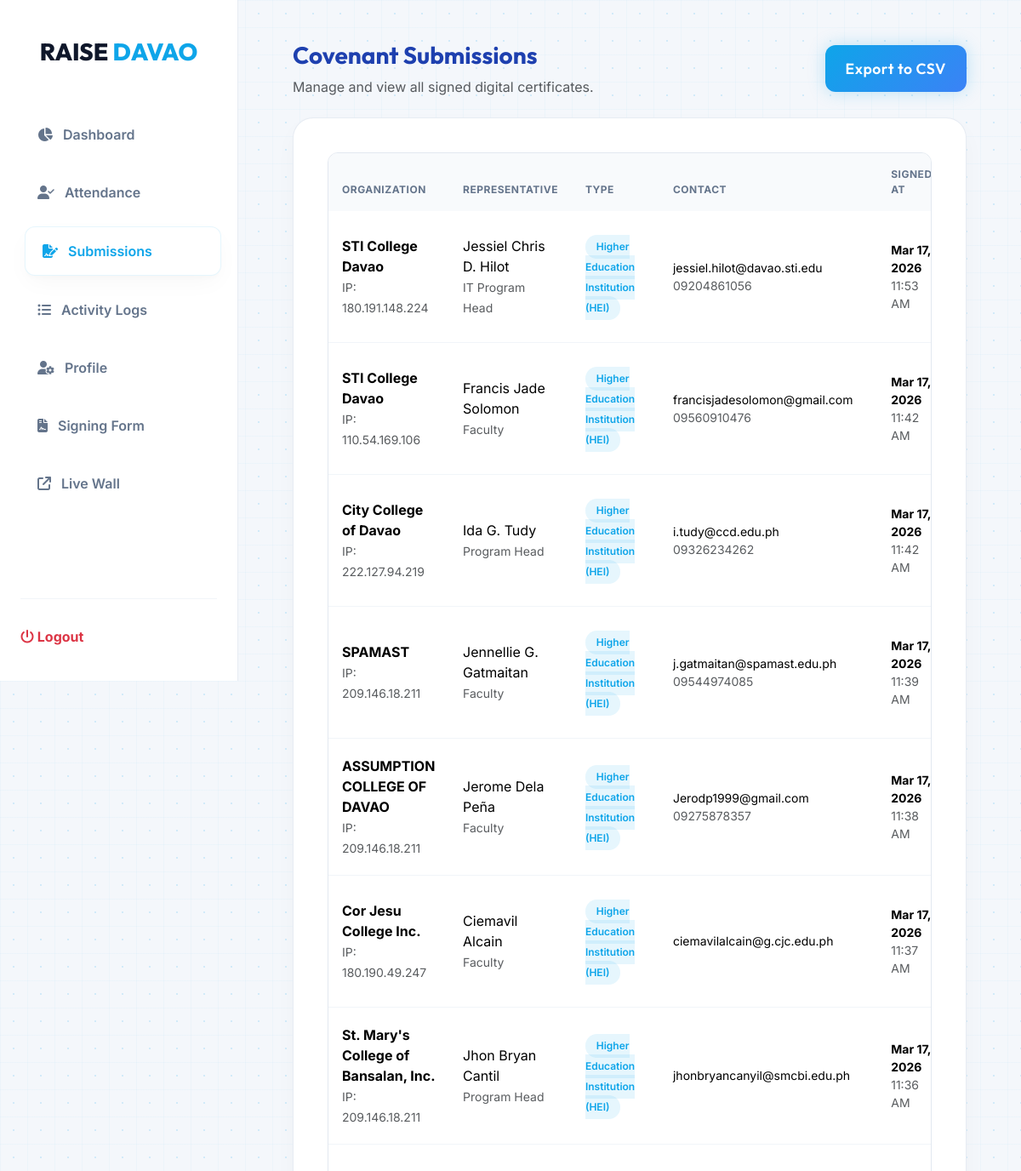
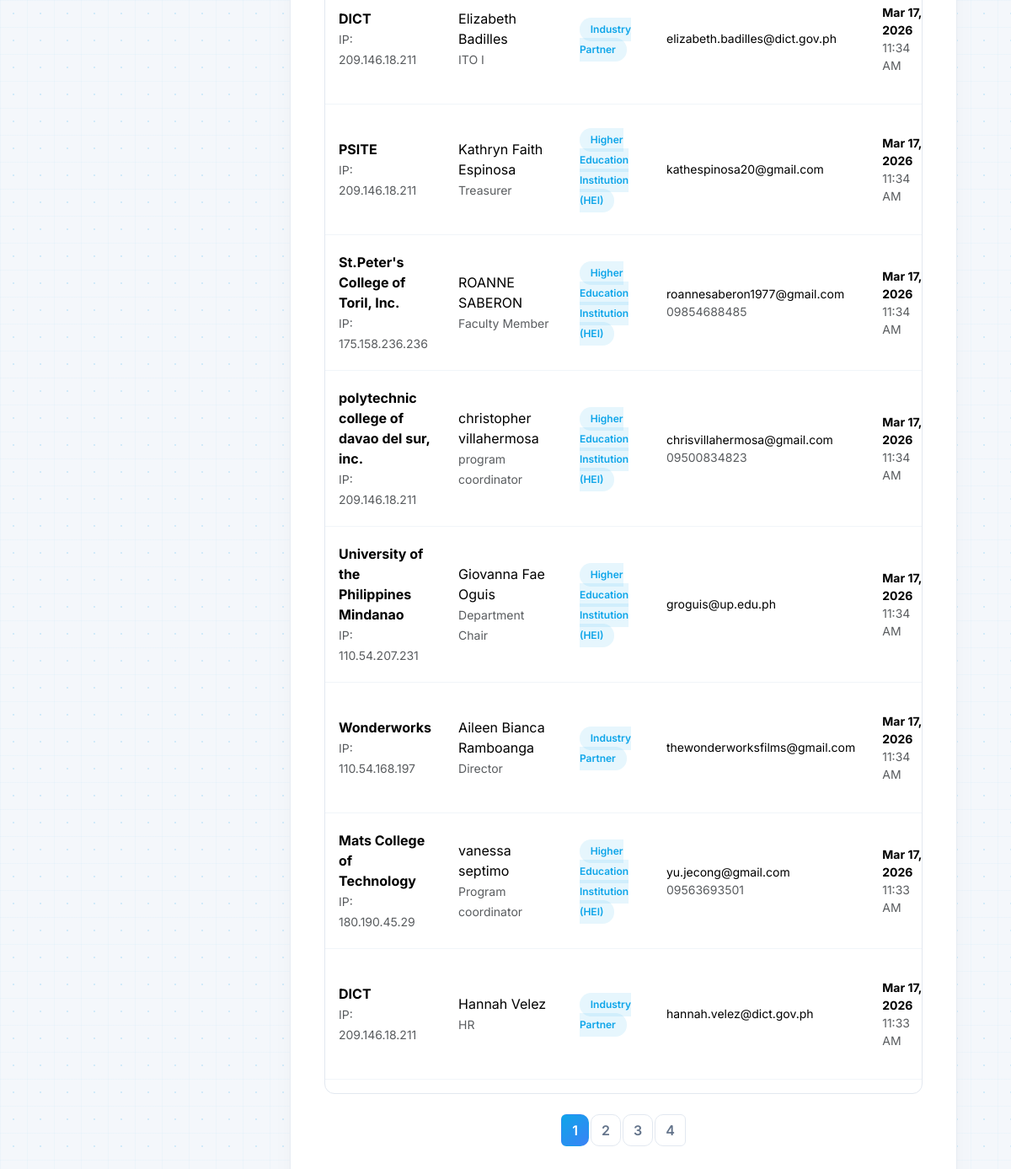
/admin/submissions.php (signed in), run on the app's committed database (2 pictures, top to bottom).
### tables this page shows
CREATE TABLE `covenant_submissions` (
  `id` int(11) NOT NULL,
  `user_id` int(11) DEFAULT NULL,
  `organization_name` varchar(255) NOT NULL,
  `institution_type` varchar(100) NOT NULL,
  `represented_by` varchar(255) NOT NULL,
  `position_title` varchar(255) NOT NULL,
  `email_address` varchar(150) NOT NULL,
  `contact_number` varchar(50) DEFAULT NULL,
  `signature_file` varchar(255) NOT NULL,
  `pdf_file` varchar(255) DEFAULT NULL,
  `ip_address` varchar(45) DEFAULT NULL,
  `signed_at` datetime DEFAULT current_timestamp(),
  `pos_top` float DEFAULT 0,
  `pos_left` float DEFAULT 0,
  `pos_rotation` float DEFAULT 0,
  `pos_scale` float DEFAULT 1
);

### admin/submissions.php (the view, shortened to what this page needs)
<?php
require_once '../includes/auth.php';
$page = isset($_GET['page']) ? (int) $_GET['page'] : 1;
$limit = 15;
$offset = ($page - 1) * $limit;
$totalStmt = $pdo->query("SELECT COUNT(*) FROM covenant_submissions");
$totalSubmissions = $totalStmt->fetchColumn();
$totalPages = ceil($totalSubmissions / $limit);
$stmt = $pdo->prepare("SELECT c.*, u.full_name, u.email
                       FROM covenant_submissions c
                       LEFT JOIN users u ON c.user_id = u.id
                       ORDER BY c.signed_at DESC
                       LIMIT :limit OFFSET :offset");
$stmt->bindValue(':limit', $limit, PDO::PARAM_INT);
$stmt->bindValue(':offset', $offset, PDO::PARAM_INT);
$stmt->execute();
$submissions = $stmt->fetchAll();
?>
<!DOCTYPE html>
<html lang="en">
<head>
    <link href="https://cdn.jsdelivr.net/npm/bootstrap@5.3.2/dist/css/bootstrap.min.css" rel="stylesheet">
    <link rel="stylesheet" href="../assets/css/style.css?v=<?php echo filemtime('../assets/css/style.css'); ?>">
    <link rel="stylesheet" href="https://cdnjs.cloudflare.com/ajax/libs/font-awesome/6.4.0/css/all.min.css">
</head>
<body>
    <div class="admin-sidebar" id="adminSidebar">
        <div class="admin-sidebar-logo">
            <span style="color: #0f172a;">RAISE</span> <span style="color: var(--accent-core);">DAVAO</span>
        </div>
        <ul class="nav nav-admin flex-column">
            <li class="nav-item">
                <a href="dashboard" class="nav-link"><i class="fa-solid fa-chart-pie"></i> Dashboard</a>
            </li>
            <li class="nav-item">
                <a href="attendance" class="nav-link"><i class="fa-solid fa-user-check"></i> Attendance</a>
            </li>
            <li class="nav-item">
                <a href="submissions" class="nav-link active"><i class="fa-solid fa-file-signature"></i>
                    Submissions</a>
            </li>
            <li class="nav-item">
                <a href="activity_logs" class="nav-link"><i class="fa-solid fa-list-ul"></i> Activity Logs</a>
            </li>
            <li class="nav-item">
                <a href="edit_profile" class="nav-link"><i class="fa-solid fa-user-cog"></i> Profile</a>
            </li>
            <li class="nav-item">
                <a href="../covenant" class="nav-link" target="_blank"><i class="fa-solid fa-file-contract"></i>
                    Signing Form</a>
            </li>
            <li class="nav-item">
                <a href="../signature-wall" class="nav-link" target="_blank"><i class="fa-solid fa-external-link"></i>
                    Live Wall</a>
            </li>
        </ul>
        <div style="margin-top: auto; padding-top: 2rem; border-top: 1px solid #f1f5f9;">
            <a href="#" onclick="confirmLogout(event)" class="nav-link text-danger fw-bold">
                <i class="fa-solid fa-power-off"></i> Logout
            </a>
        </div>
    </div>
    <div class="admin-content">
        <div class="d-flex justify-content-between align-items-center mb-4">
            <div>
                <h3 style="font-family: 'Outfit'; font-weight: 700; color: var(--accent-deep);">Covenant Submissions
                </h3>
                <p class="text-muted mb-0">Manage and view all signed digital certificates.</p>
            </div>
            <div>
                <a href="export_csv" class="btn btn-tech btn-sm px-4">Export to CSV</a>
            </div>
        </div>
        <div class="table-container">
            <div class="table-responsive">
                <table class="table table-hover align-middle">
                    <thead>
                        <tr>
                            <th>Organization</th>
                            <th>Representative</th>
                            <th>Type</th>
                            <th>Contact</th>
                            <th>Signed At</th>
                        </tr>
                    </thead>
                    <tbody>
                        <?php if (count($submissions) > 0): ?>
                            <?php foreach ($submissions as $sub): ?>
                                <tr>
                                    <td>
                                        <div class="fw-bold"><?php echo htmlspecialchars($sub['organization_name']); ?></div>
                                        <small class="text-muted">IP: <?php echo $sub['ip_address']; ?></small>
                                    </td>
                                    <td>
                                        <div><?php echo htmlspecialchars($sub['represented_by']); ?></div>
                                        <small
                                            class="text-muted"><?php echo htmlspecialchars($sub['position_title']); ?></small>
                                    </td>
                                    <td><span
                                            class="badge-type"><?php echo htmlspecialchars($sub['institution_type']); ?></span>
                                    </td>
                                    <td>
                                        <div class="small"><?php echo htmlspecialchars($sub['email_address']); ?></div>
                                        <div class="small text-muted"><?php echo htmlspecialchars($sub['contact_number']); ?>
                                        </div>
                                    </td>
                                    <td>
                                        <div class="small fw-bold"><?php echo date('M d, Y', strtotime($sub['signed_at'])); ?>
                                        </div>
                                        <div class="small text-muted"><?php echo date('h:i A', strtotime($sub['signed_at'])); ?>
                                        </div>
                                    </td>
                                </tr>
                            <?php endforeach; ?>
                        <?php else: ?>
                            <tr>
                                <td colspan="6" class="text-center py-5 text-muted">No submissions found.</td>
                            </tr>
                        <?php endif; ?>
                    </tbody>
                </table>
            </div>
            <?php if ($totalPages > 1): ?>
                <nav aria-label="Page navigation" class="mt-4">
                    <ul class="pagination justify-content-center">
                        <?php for ($i = 1; $i <= $totalPages; $i++): ?>
                            <li class="page-item <?php echo ($page == $i) ? 'active' : ''; ?>">
                                <a class="page-link" href="?page=<?php echo $i; ?>"><?php echo $i; ?></a>
                            </li>
                        <?php endfor; ?>
                    </ul>
                </nav>
            <?php endif; ?>
        </div>
    </div>
</body>
</html>

### assets/css/style.css (style rules this page uses)
:root { --bg-page: #f4f7fb; --bg-doc: #ffffff; --accent-core: #0ea5e9; --accent-deep: #1e40af; --accent-gradient: linear-gradient(135deg, #0ea5e9 0%, #3b82f6 100%); --text-dark: #0f172a; --text-muted: #64748b; --shadow-float: 0 25px 50px -12px rgba(15, 23, 42, 0.1); --shadow-glow: 0 0 20px rgba(14, 165, 233, 0.25); --border-subtle: #e2e8f0; --nav-height: 80px; }
body { background-color: var(--bg-page); background-image: radial-gradient(rgba(14, 165, 233, 0.15) 1.5px, transparent 1.5px), linear-gradient(to right, rgba(14, 165, 233, 0.03) 1px, transparent 1px), linear-gradient(to bottom, rgba(14, 165, 233, 0.03) 1px, transparent 1px); background-size: 32px 32px, 32px 32px, 32px 32px; font-family: 'Inter', sans-serif; color: var(--text-dark); -webkit-font-smoothing: antialiased; min-height: 100vh; }
h1, h2, h3, h4, h5, h6 { font-family: 'Outfit', sans-serif; }
.btn-tech { background: var(--accent-gradient); color: white; border: none; border-radius: 12px; padding: 0.9rem 2.5rem; font-family: 'Outfit', sans-serif; font-weight: 600; font-size: 1.1rem; letter-spacing: 0.5px; transition: all 0.3s ease; box-shadow: var(--shadow-glow); position: relative; overflow: hidden; }
.btn-tech::after { content: ''; position: absolute; top: 0; left: -100%; width: 100%; height: 100%; background: linear-gradient(90deg, transparent, rgba(255, 255, 255, 0.2), transparent); transition: 0.5s; }
.table-responsive { border-radius: 12px; border: 1px solid var(--border-subtle); }
:root { --admin-bg: #f8fafc; --sidebar-width: 280px; --card-shadow: 0 10px 30px -5px rgba(0, 0, 0, 0.04), 0 4px 6px -2px rgba(0, 0, 0, 0.02); }
.admin-sidebar { width: var(--sidebar-width); background: #ffffff; border-right: 1px solid rgba(226, 232, 240, 0.8); height: 100vh; position: fixed; top: 0; left: 0; padding: 2.5rem 1.5rem; z-index: 1000; display: flex; flex-direction: column; }
.admin-sidebar-logo { font-family: 'Outfit'; font-weight: 800; font-size: 1.75rem; margin-bottom: 3rem; text-align: center; }
.nav-admin .nav-link { color: #64748b; font-weight: 600; border-radius: 12px; padding: 1rem 1.25rem; margin-bottom: 0.75rem; display: flex; align-items: center; gap: 12px; transition: all 0.3s ease; border: none; background: transparent; }
.nav-admin .nav-link:hover, .nav-admin .nav-link.active { background: #f1f5f9 !important; color: var(--accent-core) !important; transform: translateX(5px); }
.nav-admin .nav-link.active { background: white !important; box-shadow: var(--card-shadow); border: 1px solid rgba(14, 165, 233, 0.1) !important; }
.admin-content { margin-left: var(--sidebar-width); padding: 3rem 4rem; min-height: 100vh; }
.table-container { background: white; border-radius: 24px; padding: 2.5rem; border: 1px solid rgba(226, 232, 240, 0.8); box-shadow: var(--card-shadow); }
.table thead th { background: #f8fafc; padding: 1rem; font-size: 0.75rem; font-weight: 700; text-transform: uppercase; letter-spacing: 0.5px; color: #64748b; border: none; }
.table tbody td { padding: 1.25rem 1rem; vertical-align: middle; border-bottom: 1px solid #f1f5f9; }
.badge-type, .badge-log { background: rgba(14, 165, 233, 0.1); color: var(--accent-core); padding: 0.4rem 0.8rem; border-radius: 20px; font-size: 0.75rem; font-weight: 600; }
.pagination .page-link { border-radius: 10px; margin: 0 3px; border: 1px solid #e2e8f0; color: #64748b; font-weight: 600; }
.pagination .page-item.active .page-link { background: var(--accent-gradient); border-color: transparent; color: white; }

### data on the page
covenant_submissions: organization_name "STI College Davao", ip_address "180.191.148.224", represented_by "Jessiel Chris D. Hilot", position_title "IT Program Head", institution_type "Higher Education Institution (HEI)", email_address "jessiel.hilot@davao.sti.edu", contact_number "09204861056", signed_at "Mar 17, 2026", signed_at "11:53 AM"
covenant_submissions: organization_name "STI College Davao", ip_address "110.54.169.106", represented_by "Francis Jade Solomon", position_title "Faculty", institution_type "Higher Education Institution (HEI)", email_address "francisjadesolomon@gmail.com", contact_number "09560910476", signed_at "Mar 17, 2026", signed_at "11:42 AM"
covenant_submissions: organization_name "City College of Davao", ip_address "222.127.94.219", represented_by "Ida G. Tudy", position_title "Program Head", institution_type "Higher Education Institution (HEI)", email_address "i.tudy@ccd.edu.ph", contact_number "09326234262", signed_at "Mar 17, 2026", signed_at "11:42 AM"
covenant_submissions: organization_name "SPAMAST", ip_address "209.146.18.211", represented_by "Jennellie G. Gatmaitan", position_title "Faculty", institution_type "Higher Education Institution (HEI)", email_address "j.gatmaitan@spamast.edu.ph", contact_number "09544974085", signed_at "Mar 17, 2026", signed_at "11:39 AM"
covenant_submissions: organization_name "ASSUMPTION COLLEGE OF DAVAO", ip_address "209.146.18.211", represented_by "Jerome Dela Peña", position_title "Faculty", institution_type "Higher Education Institution (HEI)", email_address "Jerodp1999@gmail.com", contact_number "09275878357", signed_at "Mar 17, 2026", signed_at "11:38 AM"
covenant_submissions: organization_name "Cor Jesu College Inc.", ip_address "180.190.49.247", represented_by "Ciemavil Alcain", position_title "Faculty", institution_type "Higher Education Institution (HEI)", email_address "ciemavilalcain@g.cjc.edu.ph", signed_at "Mar 17, 2026", signed_at "11:37 AM"
covenant_submissions: organization_name "St. Mary's College of Bansalan, Inc.", ip_address "209.146.18.211", represented_by "Jhon Bryan Cantil", position_title "Program Head", institution_type "Higher Education Institution (HEI)", email_address "jhonbryancanyil@smcbi.edu.ph", signed_at "Mar 17, 2026", signed_at "11:36 AM"
covenant_submissions: organization_name "DICT", ip_address "209.146.18.211", represented_by "Elizabeth Badilles", position_title "ITO I", institution_type "Industry Partner", email_address "elizabeth.badilles@dict.gov.ph", signed_at "Mar 17, 2026", signed_at "11:34 AM"
covenant_submissions: organization_name "PSITE", ip_address "209.146.18.211", represented_by "Kathryn Faith Espinosa", position_title "Treasurer", institution_type "Higher Education Institution (HEI)", email_address "kathespinosa20@gmail.com", signed_at "Mar 17, 2026", signed_at "11:34 AM"
covenant_submissions: organization_name "St.Peter's College of Toril, Inc.", ip_address "175.158.236.236", represented_by "ROANNE SABERON", position_title "Faculty Member", institution_type "Higher Education Institution (HEI)", email_address "roannesaberon1977@gmail.com", contact_number "09854688485", signed_at "Mar 17, 2026", signed_at "11:34 AM"
covenant_submissions: organization_name "polytechnic college of davao del sur, inc.", ip_address "209.146.18.211", represented_by "christopher villahermosa", position_title "program coordinator", institution_type "Higher Education Institution (HEI)", email_address "chrisvillahermosa@gmail.com", contact_number "09500834823", signed_at "Mar 17, 2026", signed_at "11:34 AM"
covenant_submissions: organization_name "University of the Philippines Mindanao", ip_address "110.54.207.231", represented_by "Giovanna Fae Oguis", position_title "Department Chair", institution_type "Higher Education Institution (HEI)", email_address "groguis@up.edu.ph", signed_at "Mar 17, 2026", signed_at "11:34 AM"
covenant_submissions: organization_name "Wonderworks", ip_address "110.54.168.197", represented_by "Aileen Bianca Ramboanga", position_title "Director", institution_type "Industry Partner", email_address "thewonderworksfilms@gmail.com", signed_at "Mar 17, 2026", signed_at "11:34 AM"
covenant_submissions: organization_name "Mats College of Technology", ip_address "180.190.45.29", represented_by "vanessa septimo", position_title "Program coordinator", institution_type "Higher Education Institution (HEI)", email_address "yu.jecong@gmail.com", contact_number "09563693501", signed_at "Mar 17, 2026", signed_at "11:33 AM"
covenant_submissions: organization_name "DICT", ip_address "209.146.18.211", represented_by "Hannah Velez", position_title "HR", institution_type "Industry Partner", email_address "hannah.velez@dict.gov.ph", signed_at "Mar 17, 2026", signed_at "11:33 AM"
